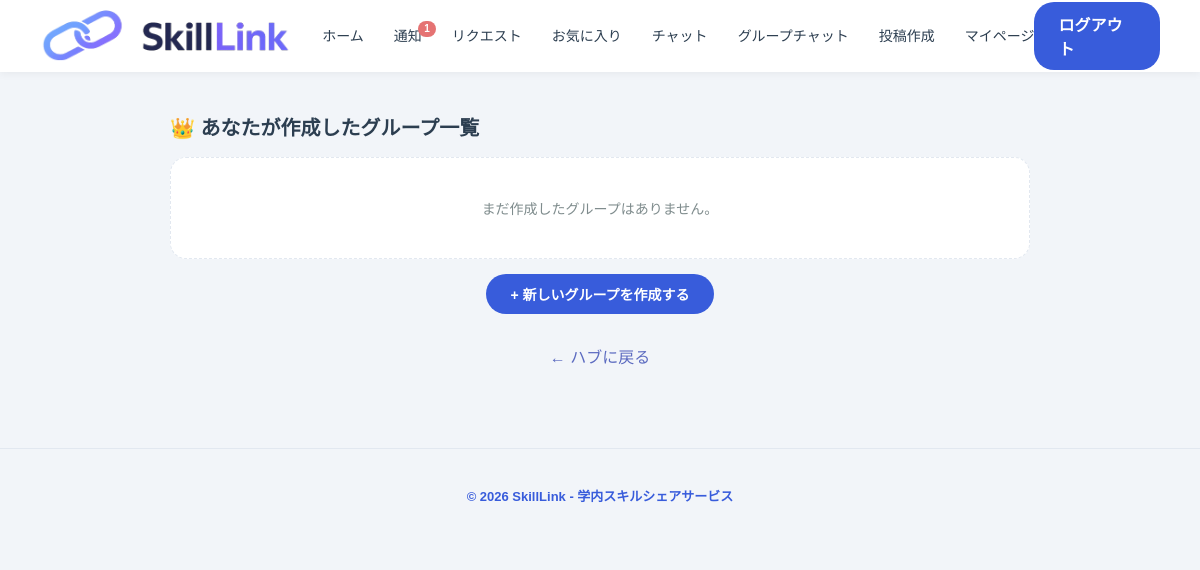
/my-created-group-rooms (signed in), run on an earlier commit of the app's database.
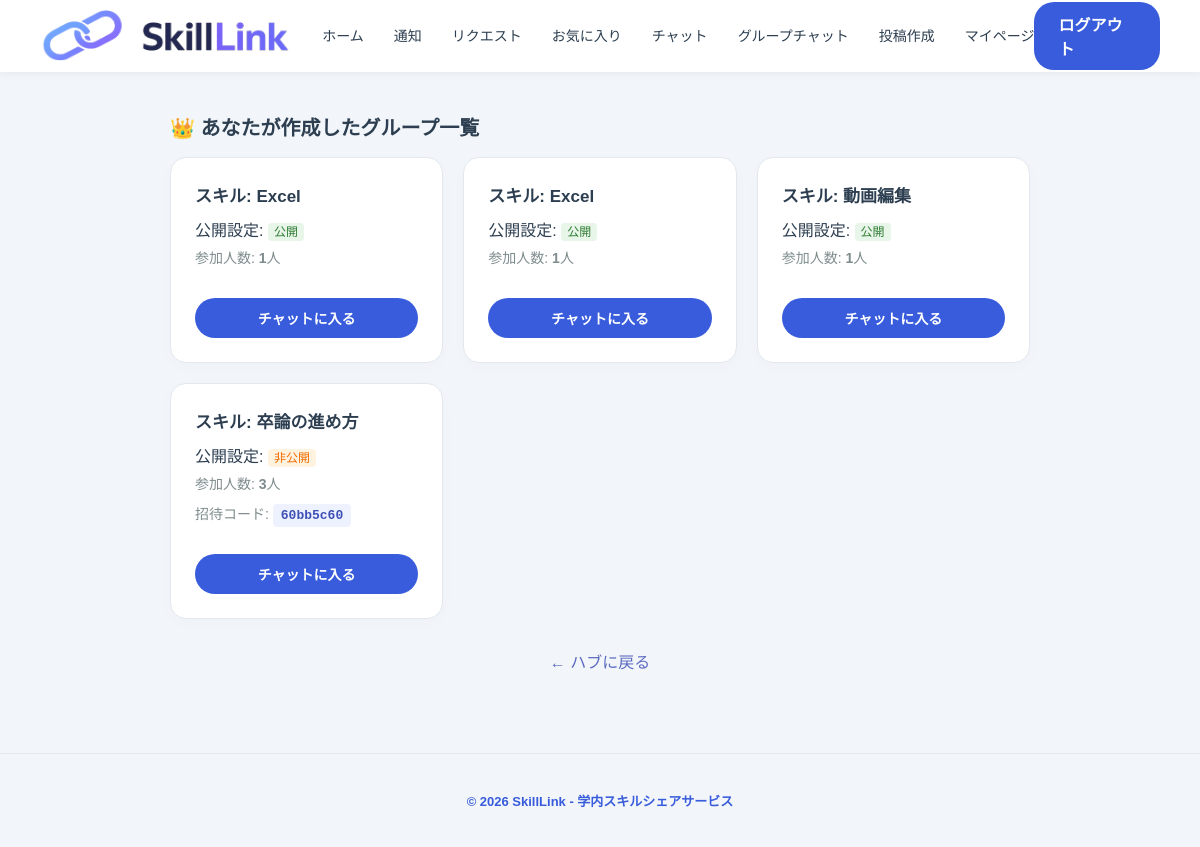
And on a later commit of the database.
### tables this page shows
CREATE TABLE group_rooms (
        group_room_id TEXT PRIMARY KEY,
        skill_id INTEGER NOT NULL REFERENCES skills(skill_id) ON DELETE CASCADE,
        created_by INTEGER NOT NULL REFERENCES users(user_id) ON DELETE CASCADE,
        created_at TEXT DEFAULT (datetime('now','localtime')),
        is_public INTEGER DEFAULT 1
    );

### routes/group_chat.py (the view)
@group_chat.route('/my-created-group-rooms')
def my_created_group_rooms():
    user_id = session.get('user_id')
    if not user_id:
        return redirect('/login')
    db = get_db()
    my_groups = db.execute("""
        SELECT gr.group_room_id,
               gr.is_public,
               COALESCE(s.skill_name, '総合交流') AS skill_name,
               (SELECT COUNT(*) FROM group_members WHERE group_room_id = gr.group_room_id) AS total_members
        FROM group_rooms gr
        LEFT JOIN skills s ON gr.skill_id = s.skill_id
        WHERE gr.created_by = ?
    """, (user_id,)).fetchall()
    return render_template('my_created_groups.html', groups=my_groups)

### app.py (called while the page is built)
@app.after_request
def add_header(response):
    response.headers['Cache-Control'] = (
        'no-store, no-cache, must-revalidate, post-check=0, pre-check=0,'
        ' max-age=0'
    )
    response.headers['Pragma'] = 'no-cache'
    response.headers['Expires'] = '0'
    return response

@app.context_processor
def inject_unread_notifications():
    if 'user_id' in session:
        db = get_db()
        count = db.execute(
            'SELECT COUNT(*) FROM notifications WHERE user_id = ? AND is_read'
            ' = 0',
            (session['user_id'],),
        ).fetchone()[0]
        return {'unread_notifications': count}
    return {'unread_notifications': 0}

### routes/auth.py (called while the page is built)
def connect_db():
    rv = sqlite3.connect(DATABASE, timeout=20.0)
    rv.row_factory = sqlite3.Row
    return rv

def get_db():
    if not hasattr(g, 'sqlite_db'):
        g.sqlite_db = connect_db()
    return g.sqlite_db

### templates/my_created_groups.html (shortened to what this page needs)
<!DOCTYPE html>
<html lang="ja">
<head>
    <link rel="stylesheet" href="{{ url_for('static', filename='css/header.css') }}">
    <link rel="stylesheet" href="{{ url_for('static', filename='css/variables.css') }}">
    <link rel="stylesheet" href="{{ url_for('static', filename='css/footer.css') }}">
    <link rel="stylesheet" href="{{ url_for('static', filename='css/my_rooms.css') }}">
</head>
<body>
    {% include 'header.html' %}
    <div class="container">
        <h2>👑 あなたが作成したグループ一覧</h2>
        {% if groups %}
            <div class="rooms-grid">
                {% for room in groups %}
                    <div class="room-card">
                        <div>
                            <h3>スキル: {{ room.skill_name if room.skill_name else "総合交流" }}</h3>
                            <div class="room-meta">
                                <div>
                                    公開設定:
                                    {% if room.is_public == 1 %}
                                        <span class="badge-public">公開</span>
                                    {% else %}
                                        <span class="badge-private">非公開</span>
                                    {% endif %}
                                </div>
                                <p style="margin: 0;">参加人数: <strong>{{ room.total_members }}</strong>人</p>
                                {% if room.is_public == 0 %}
                                    <p style="margin: 4px 0 0 0;">
                                        招待コード: <span class="invite-badge">{{ room.group_room_id }}</span>
                                    </p>
                                {% endif %}
                            </div>
                        </div>
                        <a href="{{ url_for('group_chat.group_chat_room', group_room_id=room.group_room_id) }}" class="btn btn-block">
                            チャットに入る
                        </a>
                    </div>
                {% endfor %}
            </div>
        {% else %}
            <p class="empty-state">
                まだ作成したグループはありません。
            </p>
            <div style="text-align: center; margin-top: 15px;">
                <a href="{{ url_for('group_chat.show_create_room_form') }}" class="btn">
                    + 新しいグループを作成する
                </a>
            </div>
        {% endif %}
        <div style="text-align: center; margin-top: 30px;">
            <a href="{{ url_for('group_chat.group_chat_hub') }}" style="color: #5c6bc0; text-decoration: none;">← ハブに戻る</a>
        </div>
    </div>
    {% include 'footer.html' %}
</body>
</html>

What changed in the data, as far as the page shows it:
added group_rooms: skill_name "Excel", shows "公開", total_members "1"
added group_rooms: skill_name "Excel", shows "公開", total_members "1"
added group_rooms: skill_name "動画編集", shows "公開", total_members "1"
added group_rooms: skill_name "卒論の進め方", is_public "非公開", total_members "3", group_room_id "60bb5c60"
Also different on the page:
{{ unread_notifications }}: "1" → (not shown)
text no longer shown: "まだ作成したグループはありません。 + 新しいグループを作成する"
